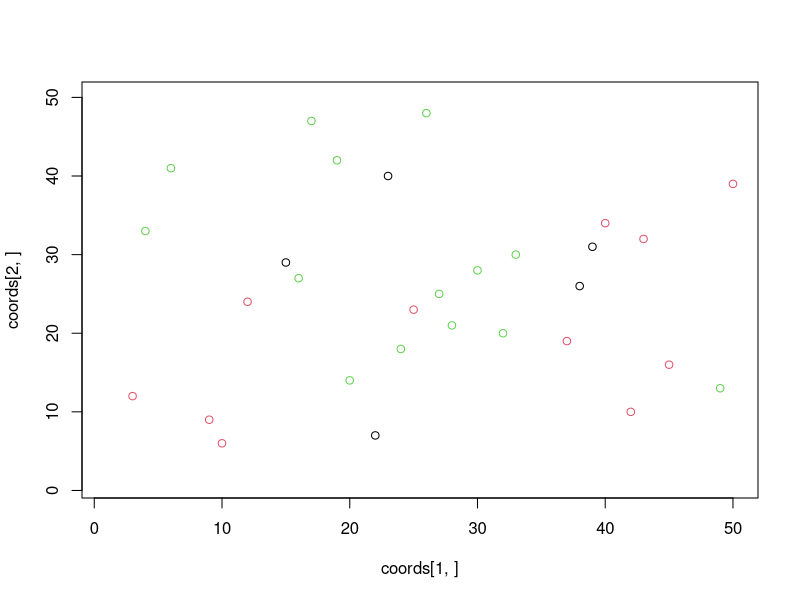
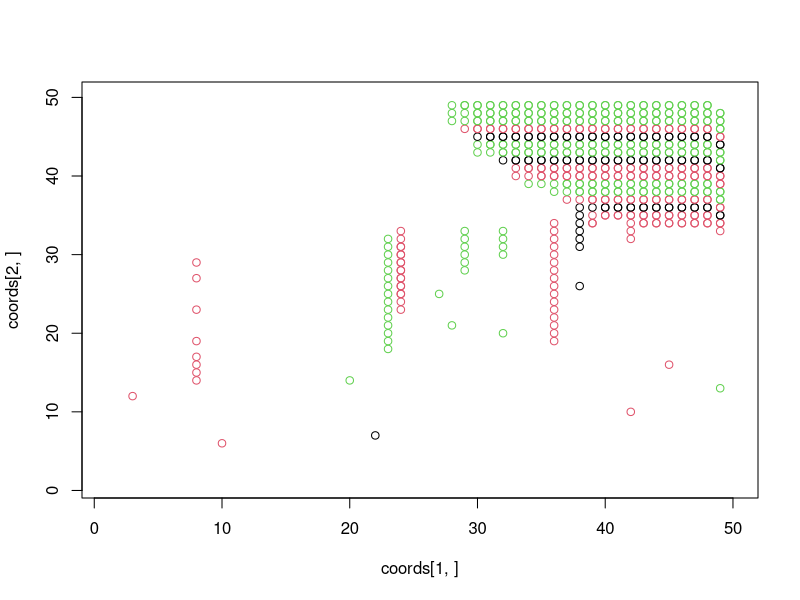
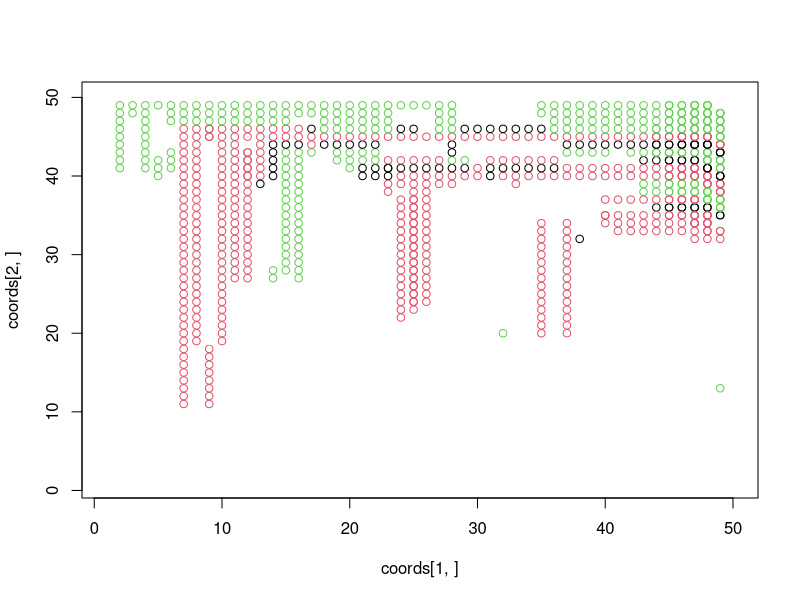
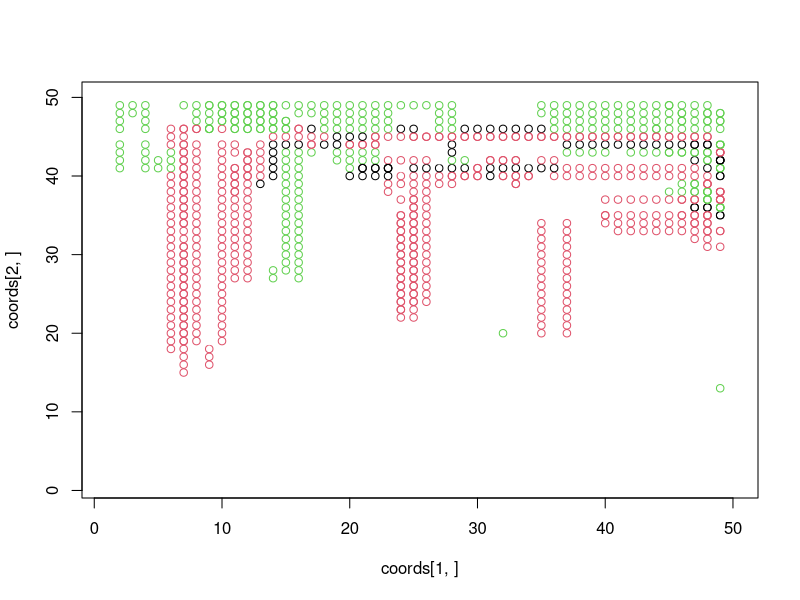
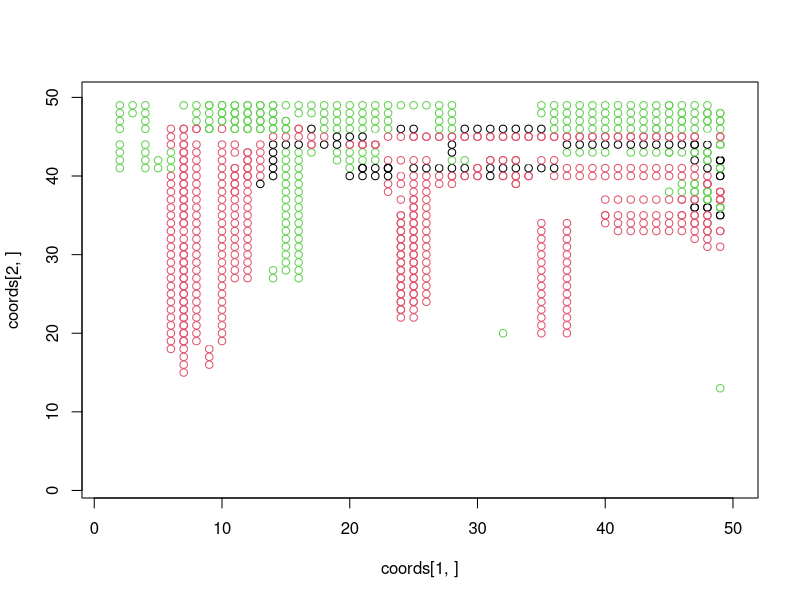
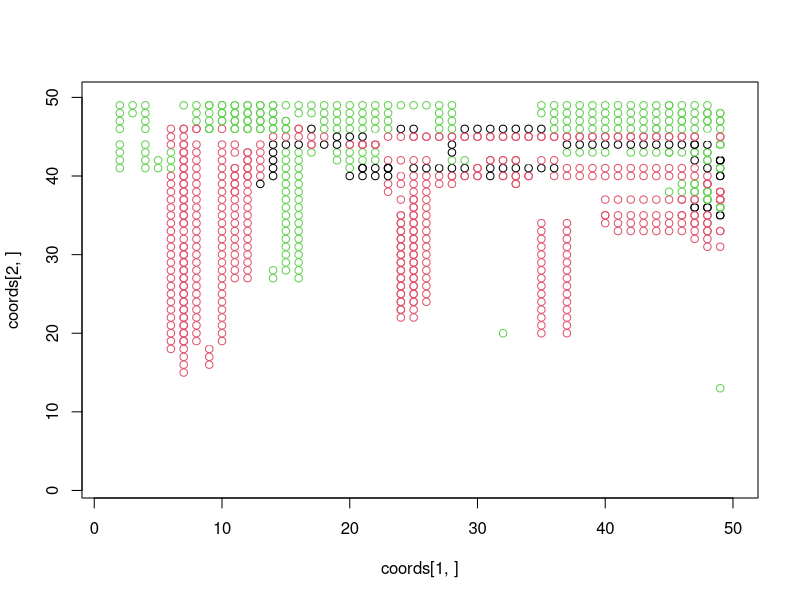
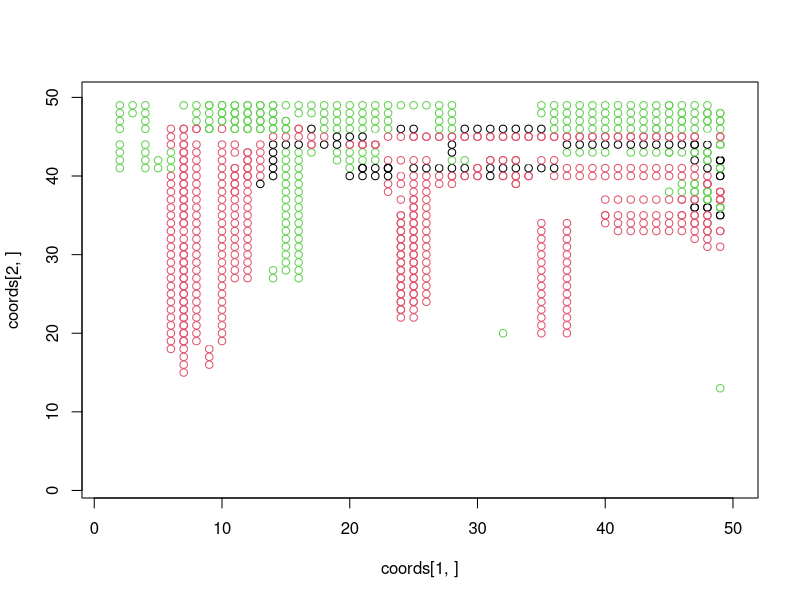
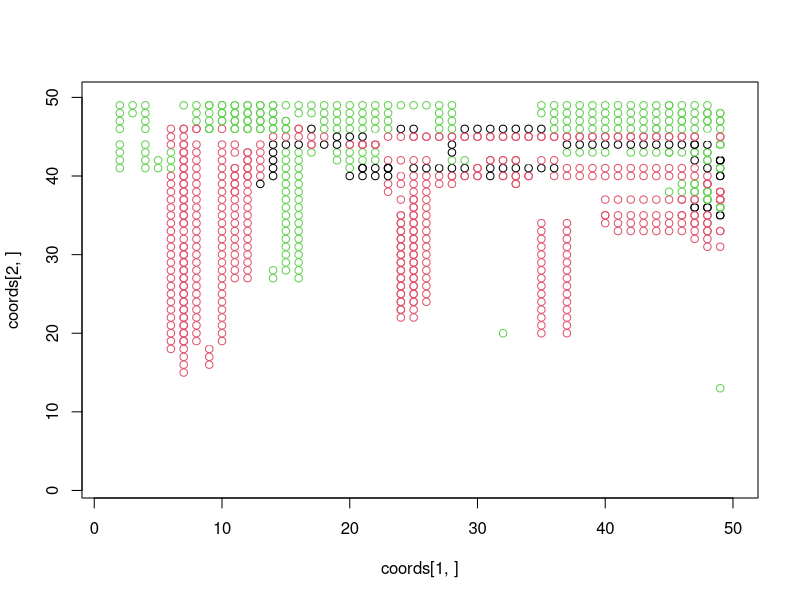

Reproduce these figures in R, in order.
# ----- IMSVS ----- #


#This is is main body of the program 

y_max = 50
x_max = 50
DThreshold = 50
IThreshold = 5
t = 0
lyso_time = 20

# Make it possible to be divided by 3
n_bacts = 30

# Placing  bacteria
Init_bacteria<-function(n_bacts)
{
  coords <<- matrix(data = 0, ncol = n_bacts, nrow = 2)
  Health <<- matrix(data = 0, ncol =  x_max, nrow = y_max)
  Type <<- matrix(data = 0, ncol =  x_max, nrow = y_max)
  
  ii = sample(1:x_max, n_bacts, replace = FALSE)
  jj = sample(1:y_max, n_bacts, replace = FALSE)
  for (i in 1:n_bacts) {
    x = ii[i]
    y = jj[i]
    coords[,i] <<- c(x,y)
    Health[x,y] <<- 20
    rd = runif(1)
    if(rd < 0.33)      Type[x,y] <<- 1 # 'B'
    else if(rd < 0.66) Type[x,y] <<- 2 # 'C'
    else               Type[x,y] <<- 3 # 'D'
  }
}


# Placing the food
Placing_food<-function(n_food)
{
  Food <<- matrix(data = 0, ncol =  x_max, nrow = y_max)
  Food_Value <<- matrix(data = 0, ncol =  x_max, nrow = y_max)
  
  for(i in 1: y_max)
  {
    for(j in 1:x_max)
    {
      vec = runif(1)
      Food_Value[i, j] <<- 20
      
      if(vec[1] < 0.16)
        Food[i, j] <<- "I"
      else if(vec[1] < 0.32)
        Food[i, j] <<- "G"
      else if(vec[1] < 0.48)
        Food[i, j] <<- "F"
      else if(vec[1] < 0.64)
        Food[i, j] <<- "L"
      else if(vec[1] < 0.80)
        Food[i, j] <<- "T"
      else
        Food[i, j] <<- "C"
    }
  }
}

# Cell Division
Cell_Division<-function(x, y, division_probability)
{
  p = division_probability
  original_health = Health[x, y] / 2
  new_cell_health = original_health * p
  typeb<-Type[x, y]
  fin = 0
  counter = 1
  xs <- c(x - 1, x    , x + 1, x    , x - 1, x - 1, x + 1, x + 1)
  ys <- c(y    , y + 1, y    , y - 1, y - 1, y + 1, y + 1, y - 1)
  
  while(fin < 2 & counter <= 8)
  {
    xx = xs[counter]
    yy = ys[counter]
    # In the paper's algorithm there was an OR statement
    # This made no sense as it allows overflow out of the grid if either c or d is good 
    if(xx >= 0 && xx < x_max && yy >= 0 && yy < y_max)
    {
      if(Health[xx, yy] == 0)
      {
        Health[xx, yy] <<- original_health
        Type[xx, yy] <<- typeb
        n_bacts <<- n_bacts + 1
        coords <<- cbind(coords, c(xx, yy))
        
        fin = fin + 1
      }
    }
    counter = counter + 1
  }
  # remove bacterie
  n_bacts <<- n_bacts - 1
  Health[x, y] <<- 0
  Type[x, y] <<- 0
  index = which(coords == c(x,y))[2] / 2
  coords <<- coords[,-index]
}

Comsumption<-function(x, y)
{
  r = 0
  for(j in x-1:x+1)
  {
    for(k in y-1:y+1)
    {
      # Ok here there's an issue since we could check the type before the for loops
      if((
        Type[x, y] == 1 && (Food[j, k] == "G" || Food[j, k] == "F" || Food[j, k] == "L")
        || 
        Type[x, y] == 2 && (Food[j, k] == "G" || Food[j, k] == "F" || Food[j, k] == "L" || Food[j, k] == "I")
        ||
        Type[x, y] == 3 && (Food[j, k] == "T" || Food[j, k] == "C")
        ) && Food_Value[j, k] != 0
      )
      {
        Food_Value[j, k] <<- Food_Value[j, k] - 1
        r = r + 1
      }
    }
  }
  Health[x, y] <<- Health[x, y] + r
}


Adjust_lysozyme<-function(x, y)
{
  if(Health[x, y] > IThreshold  & Type[x, y] == 2){ 
    Health[x, y] <<- Health[x, y] - 2
  }
}


Init_bacteria(n_bacts)
Placing_food(x_max * y_max)


timestamp = 20
for(t in 1:timestamp)
{
  color = diag(Type[coords[1,],coords[2,]])
  plot(coords[1,],coords[2,], xlim = c(1, x_max), ylim = c(1, y_max), col=color)
  for(i in 1:x_max)
  {
    for(j in 1:y_max)
    {
      if(Health[i, j] != 0)
        Comsumption(i, j)
      
      if(Health[i, j] > DThreshold)
        Cell_Division(i, j, 1.0)
      
      if(Health[i, j] > IThreshold)
        Health[i, j] = Health[i, j] - IThreshold
      else 
        Health[i, j] = 0
        
      if(t > lyso_time)
        Adjust_lysozyme(i, j)
    }
  }
  
}

# plot
color = diag(Type[coords[1,],coords[2,]])
plot(coords[1,],coords[2,], xlim = c(1, x_max), ylim = c(1, y_max), col=color)


